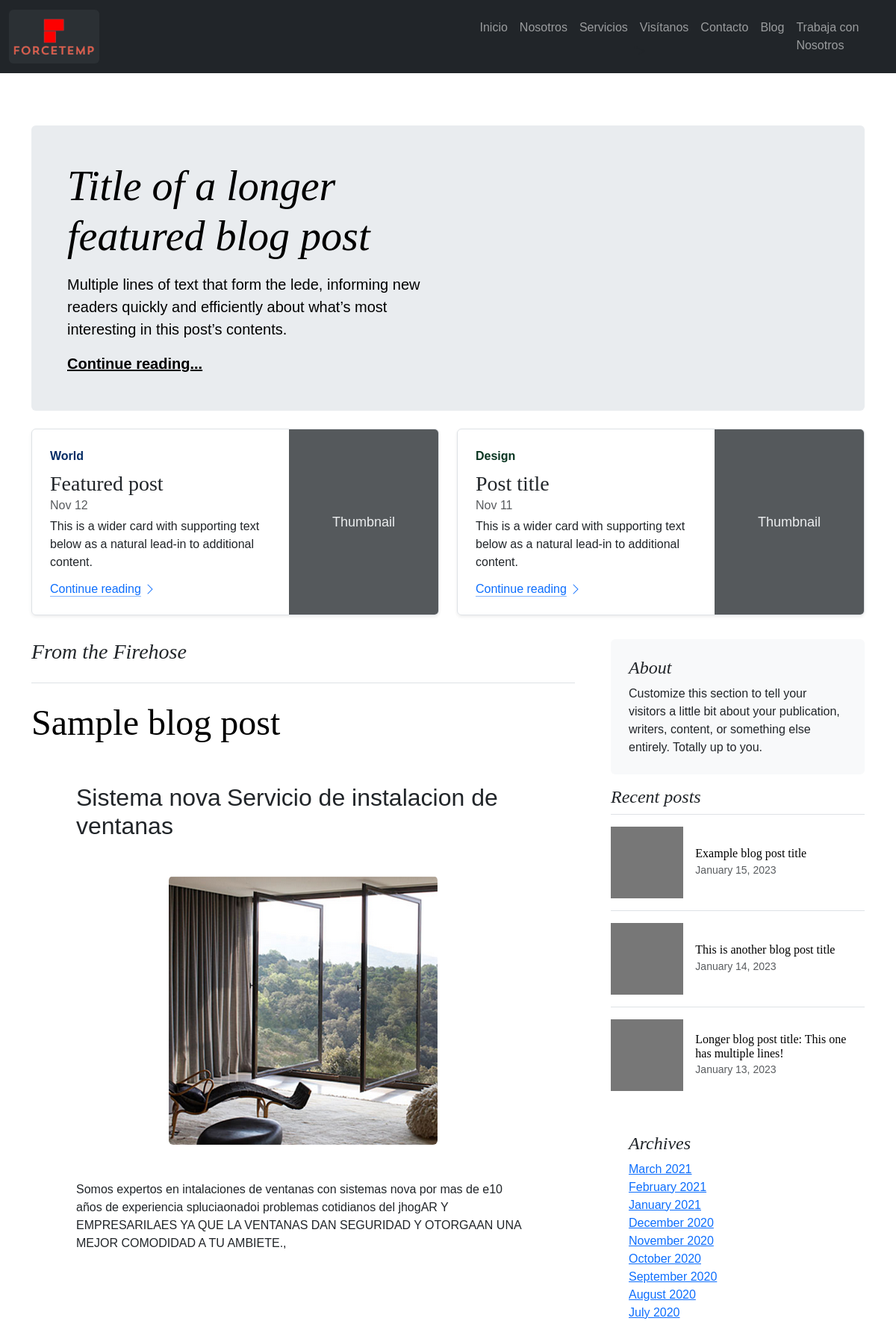
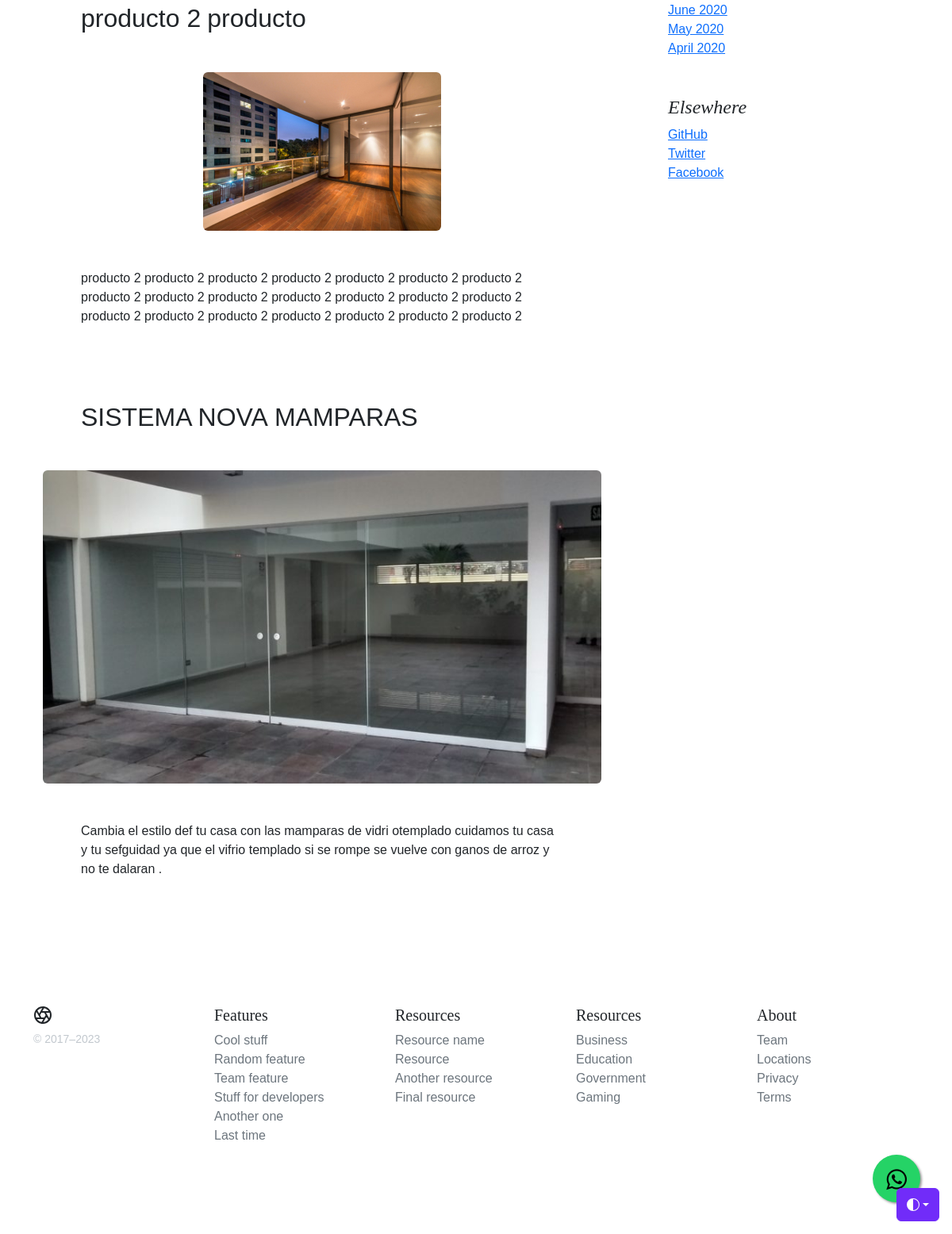
Page /services/ on the committed database (2 pictures, top to bottom).
### services/models.py (models this page shows, shortened)
class Service(models.Model):
    title     =  models.CharField(max_length=200,verbose_name="Titulo")
    subtitle  =  models.CharField(max_length=200,verbose_name="Subtitulo")
    content   = models.TextField(verbose_name="Contenido")
    image     = models.ImageField(verbose_name="Imagen", upload_to="services")
    created   = models.DateTimeField(auto_now_add=True, verbose_name="Fecha de creacion")
    updated   = models.DateTimeField(auto_now=True, verbose_name="Fecha de edicion")
    class Meta:
        verbose_name        = "servicio"
        verbose_name_plural = "servicios"
        ordering            = ['-created' ]

### services/views.py (the view)
# urls.py: path('services/', include('services.url')),
def services(request):
    services = Service.objects.all()
    return render(request,"services/services.html",{'services':services})

### social/procesos.py (called while the page is built)
def ctx_dict(request):
    ctx = {}
    links = Link.objects.all()
    for link in links :
        ctx[link.key] = link.url
    return ctx

### services/templates/services/services.html (shortened to what this page needs)
{% extends 'core/base.html' %}
{% load static %}
{% block content %}
    <link href="{%  static 'core/css/blog.css' %}" rel="stylesheet">
  </head>
  <body>
    <div class="dropdown position-fixed bottom-0 end-0 mb-3 me-3 bd-mode-toggle">
      <button class="btn btn-bd-primary py-2 dropdown-toggle d-flex align-items-center"
              id="bd-theme"
              type="button"
              aria-expanded="false"
              data-bs-toggle="dropdown"
              aria-label="Toggle theme (auto)">
        <svg class="bi my-1 theme-icon-active" width="1em" height="1em"><use href="#circle-half"></use></svg>
      </button>
    </div>
<main class="container">
<br><br><br><br><br>
  <div class="p-4 p-md-5 mb-4 rounded text-body-emphasis bg-body-secondary">
    <div class="col-lg-6 px-0">
      <h1 class="display-4 fst-italic">Title of a longer featured blog post</h1>
      <p class="lead my-3">Multiple lines of text that form the lede, informing new readers quickly and efficiently about what’s most interesting in this post’s contents.</p>
      <p class="lead mb-0"><a href="#" class="text-body-emphasis fw-bold">Continue reading...</a></p>
    </div>
  </div>
  <div class="row mb-2">
    <div class="col-md-6">
      <div class="row g-0 border rounded overflow-hidden flex-md-row mb-4 shadow-sm h-md-250 position-relative">
        <div class="col p-4 d-flex flex-column position-static">
          <strong class="d-inline-block mb-2 text-primary-emphasis">World</strong>
          <h3 class="mb-0">Featured post</h3>
          <div class="mb-1 text-body-secondary">Nov 12</div>
          <p class="card-text mb-auto">This is a wider card with supporting text below as a natural lead-in to additional content.</p>
          <a href="#" class="icon-link gap-1 icon-link-hover stretched-link">
            Continue reading
            <svg class="bi"><use xlink:href="#chevron-right"/></svg>
          </a>
        </div>
        <div class="col-auto d-none d-lg-block">
          <svg class="bd-placeholder-img" width="200" height="250" xmlns="http://www.w3.org/2000/svg" role="img" aria-label="Placeholder: Thumbnail" preserveAspectRatio="xMidYMid slice" focusable="false"><title>Placeholder</title><rect width="100%" height="100%" fill="#55595c"/><text x="50%" y="50%" fill="#eceeef" dy=".3em">Thumbnail</text></svg>
        </div>
      </div>
    </div>
    <div class="col-md-6">
      <div class="row g-0 border rounded overflow-hidden flex-md-row mb-4 shadow-sm h-md-250 position-relative">
        <div class="col p-4 d-flex flex-column position-static">
          <strong class="d-inline-block mb-2 text-success-emphasis">Design</strong>
          <h3 class="mb-0">Post title</h3>
          <div class="mb-1 text-body-secondary">Nov 11</div>
          <p class="mb-auto">This is a wider card with supporting text below as a natural lead-in to additional content.</p>
          <a href="#" class="icon-link gap-1 icon-link-hover stretched-link">
            Continue reading
            <svg class="bi"><use xlink:href="#chevron-right"/></svg>
          </a>
        </div>
        <div class="col-auto d-none d-lg-block">
          <svg class="bd-placeholder-img" width="200" height="250" xmlns="http://www.w3.org/2000/svg" role="img" aria-label="Placeholder: Thumbnail" preserveAspectRatio="xMidYMid slice" focusable="false"><title>Placeholder</title><rect width="100%" height="100%" fill="#55595c"/><text x="50%" y="50%" fill="#eceeef" dy=".3em">Thumbnail</text></svg>
        </div>
      </div>
    </div>
  </div>
  <div class="row g-5">
    <div class="col-md-8">
      <h3 class="pb-4 mb-4 fst-italic border-bottom">
        From the Firehose
      </h3>
      <article class="blog-post">
        <h2 class="display-5 link-body-emphasis mb-1">Sample blog post</h2>
  {% for service  in services reversed %}
<section class="page-section">
  <div class="container">
    <div class="product-item">
      <div class="product-item-title d-flex">
        <div class="bg-faded p-5 d-flex mr-auto rounded">
          <h2 class="section-heading mb-0">
            <span class="section-heading-upper">{{service.subtitle}}</span>
            <span class="section-heading-lower">{{service.title}}</span>
          </h2>
        </div>
      </div>
      <img class="product-item-img mx-auto d-flex rounded img-fluid mb-3 mb-lg-0" src= "{{service.image.url}}" alt="">
      <div class="product-item-description d-flex ml-auto">
        <div class="bg-faded p-5 rounded">
          <p class="mb-0">{{service.content}}</p>
        </div>
      </div>
    </div>
  </div>
</section>
{% endfor %}
    </div>
    <div class="col-md-4">
      <div class="position-sticky" style="top: 2rem;">
        <div class="p-4 mb-3 bg-body-tertiary rounded">
          <h4 class="fst-italic">About</h4>
          <p class="mb-0">Customize this section to tell your visitors a little bit about your publication, writers, content, or something else entirely. Totally up to you.</p>
        </div>
        <div>
          <h4 class="fst-italic">Recent posts</h4>
          <ul class="list-unstyled">
            <li>
              <a class="d-flex flex-column flex-lg-row gap-3 align-items-start align-items-lg-center py-3 link-body-emphasis text-decoration-none border-top" href="#">
                <svg class="bd-placeholder-img" width="100%" height="96" xmlns="http://www.w3.org/2000/svg" aria-hidden="true" preserveAspectRatio="xMidYMid slice" focusable="false"><rect width="100%" height="100%" fill="#777"/></svg>
                <div class="col-lg-8">
                  <h6 class="mb-0">Example blog post title</h6>
                  <small class="text-body-secondary">January 15, 2023</small>
                </div>
              </a>
            </li>
            <li>
              <a class="d-flex flex-column flex-lg-row gap-3 align-items-start align-items-lg-center py-3 link-body-emphasis text-decoration-none border-top" href="#">
                <svg class="bd-placeholder-img" width="100%" height="96" xmlns="http://www.w3.org/2000/svg" aria-hidden="true" preserveAspectRatio="xMidYMid slice" focusable="false"><rect width="100%" height="100%" fill="#777"/></svg>
                <div class="col-lg-8">
                  <h6 class="mb-0">This is another blog post title</h6>
                  <small class="text-body-secondary">January 14, 2023</small>
                </div>
              </a>
            </li>
            <li>
              <a class="d-flex flex-column flex-lg-row gap-3 align-items-start align-items-lg-center py-3 link-body-emphasis text-decoration-none border-top" href="#">
                <svg class="bd-placeholder-img" width="100%" height="96" xmlns="http://www.w3.org/2000/svg" aria-hidden="true" preserveAspectRatio="xMidYMid slice" focusable="false"><rect width="100%" height="100%" fill="#777"/></svg>
                <div class="col-lg-8">
                  <h6 class="mb-0">Longer blog post title: This one has multiple lines!</h6>
                  <small class="text-body-secondary">January 13, 2023</small>
                </div>
              </a>
            </li>
          </ul>
        </div>
        <div class="p-4">
          <h4 class="fst-italic">Archives</h4>
          <ol class="list-unstyled mb-0">
            <li><a href="#">March 2021</a></li>
            <li><a href="#">February 2021</a></li>
            <li><a href="#">January 2021</a></li>
            <li><a href="#">December 2020</a></li>
            <li><a href="#">November 2020</a></li>
            <li><a href="#">October 2020</a></li>
            <li><a href="#">September 2020</a></li>
            <li><a href="#">August 2020</a></li>
            <li><a href="#">July 2020</a></li>
            <li><a href="#">June 2020</a></li>
            <li><a href="#">May 2020</a></li>
            <li><a href="#">April 2020</a></li>
          </ol>
        </div>
        <div class="p-4">
          <h4 class="fst-italic">Elsewhere</h4>
          <ol class="list-unstyled">
            <li><a href="#">GitHub</a></li>
            <li><a href="#">Twitter</a></li>
            <li><a href="#">Facebook</a></li>
          </ol>
        </div>
      </div>
    </div>
  </div>
</main>
    </body>
</html>
{% endblock %}

### core/templates/core/base.html (shortened to what this page needs)
<!DOCTYPE html>
<html lang="es">
  <head>
     {% load static %}
    <link href="{%  static 'core/vendor/assets/dist/css/bootstrap.min.css' %}" rel="stylesheet">
    <link href="{%  static 'core/vendor/font-awesome/css/font-awesome.min.css' %}" rel="stylesheet" type="text/css">
    <link href="{%  static 'core/css/whatsapp.css' %}" rel="stylesheet">
    <link href="{% static 'core/css/estilos.css' %}"   rel="stylesheet">
  </head>
  <body>
 <link rel="stylesheet" href="https://maxcdn.bootstrapcdn.com/font-awesome/4.5.0/css/font-awesome.min.css">
<a href="https://api.whatsapp.com/send?phone=+51929280660&text=Hola%21%20Quisiera%20más%20información%20sobre%20el%20servicio." class="float pulse" target="_blank">
<i class="fa fa-whatsapp my-float"></i>
</a>
{% block content %}{% endblock %}
<!doctype html>
<html lang="en" data-bs-theme="auto">
  <head><script src="{%  static 'core/vendor/assets/js/color-modes.js' %}"></script>
    <link href="{%  static 'core/vendor/carousel/carousel.css' %}" rel="stylesheet">
  </head>
  <body>
<header data-bs-theme="dark">
  <nav class="navbar navbar-expand-md navbar-dark fixed-top bg-dark">
    <div class="container-fluid">
      <a class="navbar-brand" href="{% url 'home' %}"><img class="img-fluid rounded about-heading-img mb-3 mb-lg-0" src="{% static 'core/img/FC.JPG' %}" width="20%" height="20%"></a>
      <div class="collapse navbar-collapse" id="navbarCollapse">
        <ul class="navbar-nav me-auto mb-2 mb-md-0">
          <li class="nav-item  {% if request.path == '/' %} active {% endif %}" >
              <a class="nav-link" href="{% url 'home' %}">Inicio</a>
            </li>
          <li class="nav-item">
              <a class="nav-link " href="{% url 'about' %}">Nosotros</a>
          </li>
          <li class="nav-item {% if request.path == '/services/' %} active {% endif %}">
              <a class="nav-link" href="{% url 'services' %}">Servicios</a>
          </li>
           <li class="nav-item">
            <a class="nav-link" href="{% url 'store' %}">Visítanos</a>">
          </li>
          <li class="nav-item">
              <a class="nav-link" href="{% url 'contact' %}">Contacto</a>
          </li>
          <li class="nav-item   ">
              <a class="nav-link" href="{% url 'blog' %}">Blog</a>
          </li>
          <li class="nav-item   ">
              <a class="nav-link" href="{% url 'contact' %}">Trabaja con Nosotros</a>
          </li>
        </ul>
      </div>
    </div>
  </nav>
  <footer class="container py-5">
  <div class="row">
    <div class="col-12 col-md">
      <small class="d-block mb-3 text-body-secondary">&copy; 2017–2023</small>
    </div>
    <div class="col-6 col-md">
      <h5>Features</h5>
      <ul class="list-unstyled text-small">
        <li><a class="link-secondary text-decoration-none" href="#">Cool stuff</a></li>
        <li><a class="link-secondary text-decoration-none" href="#">Random feature</a></li>
        <li><a class="link-secondary text-decoration-none" href="#">Team feature</a></li>
        <li><a class="link-secondary text-decoration-none" href="#">Stuff for developers</a></li>
        <li><a class="link-secondary text-decoration-none" href="#">Another one</a></li>
        <li><a class="link-secondary text-decoration-none" href="#">Last time</a></li>
      </ul>
    </div>
    <div class="col-6 col-md">
      <h5>Resources</h5>
      <ul class="list-unstyled text-small">
        <li><a class="link-secondary text-decoration-none" href="#">Resource name</a></li>
        <li><a class="link-secondary text-decoration-none" href="#">Resource</a></li>
        <li><a class="link-secondary text-decoration-none" href="#">Another resource</a></li>
        <li><a class="link-secondary text-decoration-none" href="#">Final resource</a></li>
      </ul>
    </div>
    <div class="col-6 col-md">
      <h5>Resources</h5>
      <ul class="list-unstyled text-small">
        <li><a class="link-secondary text-decoration-none" href="#">Business</a></li>
        <li><a class="link-secondary text-decoration-none" href="#">Education</a></li>
        <li><a class="link-secondary text-decoration-none" href="#">Government</a></li>
        <li><a class="link-secondary text-decoration-none" href="#">Gaming</a></li>
      </ul>
    </div>
    <div class="col-6 col-md">
      <h5>About</h5>
      <ul class="list-unstyled text-small">
        <li><a class="link-secondary text-decoration-none" href="#">Team</a></li>
        <li><a class="link-secondary text-decoration-none" href="#">Locations</a></li>
        <li><a class="link-secondary text-decoration-none" href="#">Privacy</a></li>
        <li><a class="link-secondary text-decoration-none" href="#">Terms</a></li>
      </ul>
    </div>
  </div>
</footer>
</header>
    </body>
</html>

### core/static/core/css/whatsapp.css (style rules this page uses)
.float { position:fixed; width:60px; height:60px; bottom:40px; right:40px; background-color:#25d366; color:#000; border-radius:50px; text-align:center; font-size:30px; box-shadow: 2px 2px 3px #999; z-index:100; }
.my-float { margin-top:16px; }
.pulse { animation: pulse-animation 2s infinite; }

### core/static/core/css/estilos.css (style rules this page uses)
* { margin: 0; padding: 0; box-sizing: border-box; font-family: sans-serif; }

### core/static/core/css/blog.css (style rules this page uses)
h1, h2, h3, h4, h5, h6 { font-family: "Playfair Display", Georgia, "Times New Roman", serif; }
@media (min-width: 768px) { .h-md-250 { height: 250px; } }
.blog-post { margin-bottom: 4rem; }

### services/templates/services/services.html (style rules this page uses)
.bd-placeholder-img { font-size: 1.125rem; text-anchor: middle; -webkit-user-select: none; -moz-user-select: none; user-select: none; }
.bi { vertical-align: -.125em; fill: currentColor; }
.btn-bd-primary { --bd-violet-bg: #712cf9; --bd-violet-rgb: 112.520718, 44.062154, 249.437846; --bs-btn-font-weight: 600; --bs-btn-color: var(--bs-white); --bs-btn-bg: var(--bd-violet-bg); --bs-btn-border-color: var(--bd-violet-bg); --bs-btn-hover-color: var(--bs-white); --bs-btn-hover-bg: #6528e0; --bs-btn-hover-border-color: #6528e0; --bs-btn-focus-shadow-rgb: var(--bd-violet-rgb); --bs-btn-active-color: var(--bs-btn-hover-color); --bs-btn-active-bg: #5a23c8; --bs-btn-active-border-color: #5a23c8; }
.bd-mode-toggle { z-index: 1500; }

### core/templates/core/base.html (style rules this page uses)
.bd-placeholder-img { font-size: 1.125rem; text-anchor: middle; -webkit-user-select: none; -moz-user-select: none; user-select: none; }
.bi { vertical-align: -.125em; fill: currentColor; }
.btn-bd-primary { --bd-violet-bg: #712cf9; --bd-violet-rgb: 112.520718, 44.062154, 249.437846; --bs-btn-font-weight: 600; --bs-btn-color: var(--bs-white); --bs-btn-bg: var(--bd-violet-bg); --bs-btn-border-color: var(--bd-violet-bg); --bs-btn-hover-color: var(--bs-white); --bs-btn-hover-bg: #6528e0; --bs-btn-hover-border-color: #6528e0; --bs-btn-focus-shadow-rgb: var(--bd-violet-rgb); --bs-btn-active-color: var(--bs-btn-hover-color); --bs-btn-active-bg: #5a23c8; --bs-btn-active-border-color: #5a23c8; }
.bd-mode-toggle { z-index: 1500; }

### rows in the picture
Service: subtitle "Sistema nova", title "Servicio de instalacion de ventanas", image (picture), content "Somos expertos en intalaciones de ventanas con sistemas nova por mas de e10 años de experiencia spluciaonadoi problemas cotidianos del jhogAR Y EMPRESARILAES YA QUE LA VENTANAS DAN SEGURIDAD Y OTORGAAN UNA MEJOR COMODIDAD A TU AMBIETE.,"
Service: subtitle "producto 2", title "producto", image (picture), content "producto 2 producto 2 producto 2 producto 2 producto 2 producto 2 producto 2 producto 2 producto 2 producto 2 producto 2 producto 2 producto 2 producto 2 producto 2 producto 2 producto 2 producto 2 producto 2 producto 2 producto 2"
Service: subtitle "SISTEMA NOVA", title "MAMPARAS", image (picture), content "Cambia el estilo def tu casa con las mamparas de vidri otemplado cuidamos tu casa y tu sefguidad ya que el vifrio templado si se rompe se vuelve con ganos de arroz y no te dalaran ."
